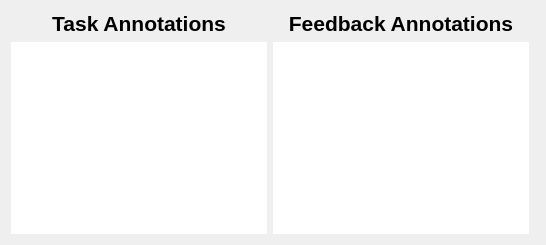
                                    <widget class="QWidget" name="tab">
                                     <attribute name="title">
                                      <string>ANNOTATIONS</string>
                                     </attribute>
                                     <layout class="QHBoxLayout" name="horizontalLayout_12">
                                      <item>
                                       <layout class="QVBoxLayout" name="verticalLayout_2">
                                        <item>
                                         <widget class="QLabel" name="input_label_2">
                                          <property name="minimumSize">
                                           <size>
                                            <width>10</width>
                                            <height>0</height>
                                           </size>
                                          </property>
                                          <property name="font">
                                           <font>
                                            <family>Segoe UI</family>
                                            <pointsize>16</pointsize>
                                            <weight>75</weight>
                                            <bold>true</bold>
                                           </font>
                                          </property>
                                          <property name="layoutDirection">
                                           <enum>Qt::LeftToRight</enum>
                                          </property>
                                          <property name="text">
                                           <string>Task Annotations</string>
                                          </property>
                                          <property name="alignment">
                                           <set>Qt::AlignCenter</set>
                                          </property>
                                         </widget>
                                        </item>
                                        <item>
                                         <widget class="QListWidget" name="taskann">
                                          <property name="minimumSize">
                                           <size>
                                            <width>200</width>
                                            <height>0</height>
                                           </size>
                                          </property>
                                          <property name="font">
                                           <font>
                                            <family>Segoe UI</family>
                                            <pointsize>10</pointsize>
                                           </font>
                                          </property>
                                          <property name="frameShape">
                                           <enum>QFrame::NoFrame</enum>
                                          </property>
                                          <property name="frameShadow">
                                           <enum>QFrame::Sunken</enum>
                                          </property>
                                          <property name="horizontalScrollMode">
                                           <enum>QAbstractItemView::ScrollPerItem</enum>
                                          </property>
                                         </widget>
                                        </item>
                                       </layout>
                                      </item>
                                      <item>
                                       <layout class="QVBoxLayout" name="verticalLayout_6">
                                        <item>
                                         <widget class="QLabel" name="input_label_3">
                                          <property name="minimumSize">
                                           <size>
                                            <width>10</width>
                                            <height>0</height>
                                           </size>
                                          </property>
                                          <property name="font">
                                           <font>
                                            <family>Segoe UI</family>
                                            <pointsize>16</pointsize>
                                            <weight>75</weight>
                                            <bold>true</bold>
                                           </font>
                                          </property>
                                          <property name="layoutDirection">
                                           <enum>Qt::LeftToRight</enum>
                                          </property>
                                          <property name="text">
                                           <string>Feedback Annotations</string>
                                          </property>
                                          <property name="alignment">
                                           <set>Qt::AlignCenter</set>
                                          </property>
                                         </widget>
                                        </item>
                                        <item>
                                         <widget class="QListView" name="feedbackann">
                                          <property name="minimumSize">
                                           <size>
                                            <width>200</width>
                                            <height>0</height>
                                           </size>
                                          </property>
                                          <property name="font">
                                           <font>
                                            <family>Segoe UI</family>
                                            <pointsize>10</pointsize>
                                           </font>
                                          </property>
                                          <property name="frameShape">
                                           <enum>QFrame::NoFrame</enum>
                                          </property>
                                          <property name="frameShadow">
                                           <enum>QFrame::Sunken</enum>
                                          </property>
                                          <property name="horizontalScrollMode">
                                           <enum>QAbstractItemView::ScrollPerItem</enum>
                                          </property>
                                         </widget>
                                        </item>
                                       </layout>
                                      </item>
                                      <item>
                                       <widget class="Line" name="line_12">
                                        <property name="maximumSize">
                                         <size>
                                          <width>16777215</width>
                                          <height>2</height>
                                         </size>
                                        </property>
                                        <property name="styleSheet">
                                         <string notr="true">background-color: rgb(85, 170, 255);</string>
                                        </property>
                                        <property name="orientation">
                                         <enum>Qt::Horizontal</enum>
                                        </property>
                                       </widget>
                                      </item>
                                     </layout>
                                    </widget>
